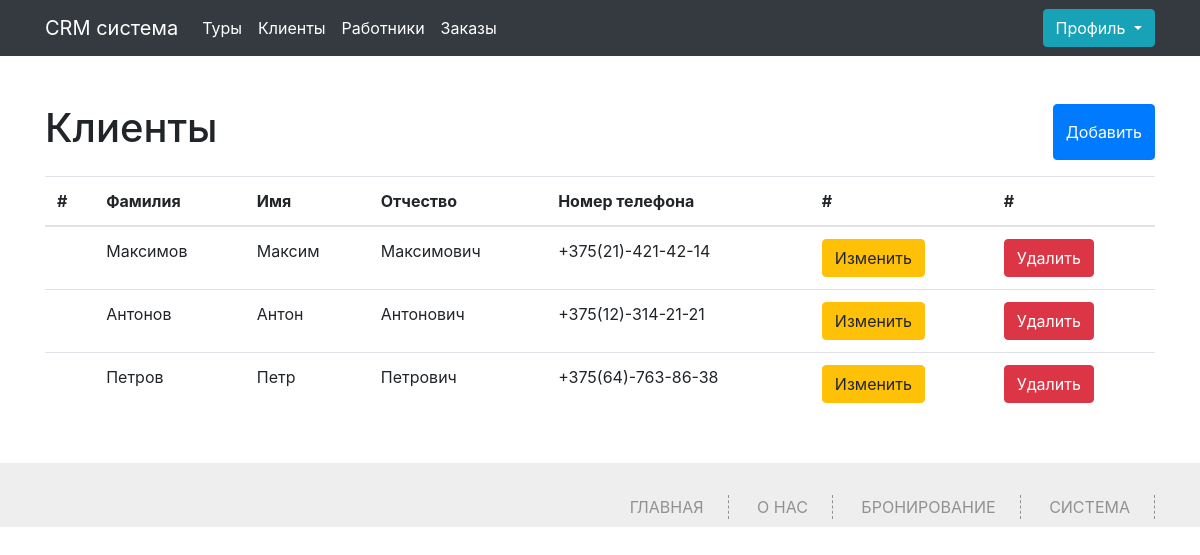
/clients (signed in), run on the app's committed database.
### app.py (models this page shows, shortened)
class Client(db.Model):
    id = db.Column(db.Integer,primary_key=True)
    name = db.Column(db.String(100))
    surname = db.Column(db.String(100))
    secondname = db.Column(db.String(100))
    phone = db.Column(db.Integer,unique=True)
    order_id = db.relationship('Orders', backref='client', lazy='dynamic')

### app.py (the view, shortened to what this page needs)
@app.route('/clients', methods=['GET', 'POST'])
def clients():
    if 'name' not in session:
        abort(401)
    clients = Client.query.all()
    return render_template("clients.html",clients=clients)

### app.py (called while the page is built)
@app.context_processor
def inject_user():
    def get_user_name():
        if 'name' in session:
            return Worker.query.filter_by(phone=session['name']).first()
    return dict(active_user=get_user_name())

### templates/clients.html (shortened to what this page needs)
{% extends 'base.html' %}
{% block main %}
<div class="container">
	<div class="content my-5">
		<div class="d-flex justify-content-between my-3">
			<h1>Клиенты</h1>
			<button type="button" class="btn btn-primary" data-toggle="modal" data-target="#exampleModal">
				Добавить
			  </button>
		</div>
  {% if not clients%}
  <h2>Список пуст!</h2>
  {%else%}
		<table class="table">
			<thead>
			  <tr>
				<th scope="col">#</th>
				<th scope="col">Фамилия</th>
				<th scope="col">Имя</th>
				<th scope="col">Отчество</th>
				<th scope="col">Номер телефона</th>
				<th scope="col">#</th>
				<th scope="col">#</th>
			  </tr>
			</thead>
			<tbody>
				{%for client in clients%}
			  <tr>
				<th scope="row"></th>
				<td>{{client.surname}}</td>
				<td>{{client.name}}</td>
				<td>{{client.secondname}}</td>
				<td>{{client.phone}}</td>
<td><button type="button" class="btn btn-warning" data-toggle="modal" data-target="#exampleModal{{client.id}}"> Изменить</button></td>
<td><a href="/delete_client/{{client.id}}" class="btn btn-danger">Удалить</a></td>
			  </tr>
			  {%endfor%}
			</tbody>
		  </table>
		  {%endif%}
	</div>
</div>
{% endblock %}

### static/css/style.css (style rules this page uses)
html,body { font-family: 'Open Sans', sans-serif; background:#FFF; font-size:100%; }
*, *:after, *::before { -webkit-box-sizing: border-box; -moz-box-sizing: border-box; box-sizing: border-box; }

### data on the page
Client: surname "Максимов", name "Максим", secondname "Максимович", phone "+375(21)-421-42-14"
Client: surname "Антонов", name "Антон", secondname "Антонович", phone "+375(12)-314-21-21"
Client: surname "Петров", name "Петр", secondname "Петрович", phone "+375(64)-763-86-38"
